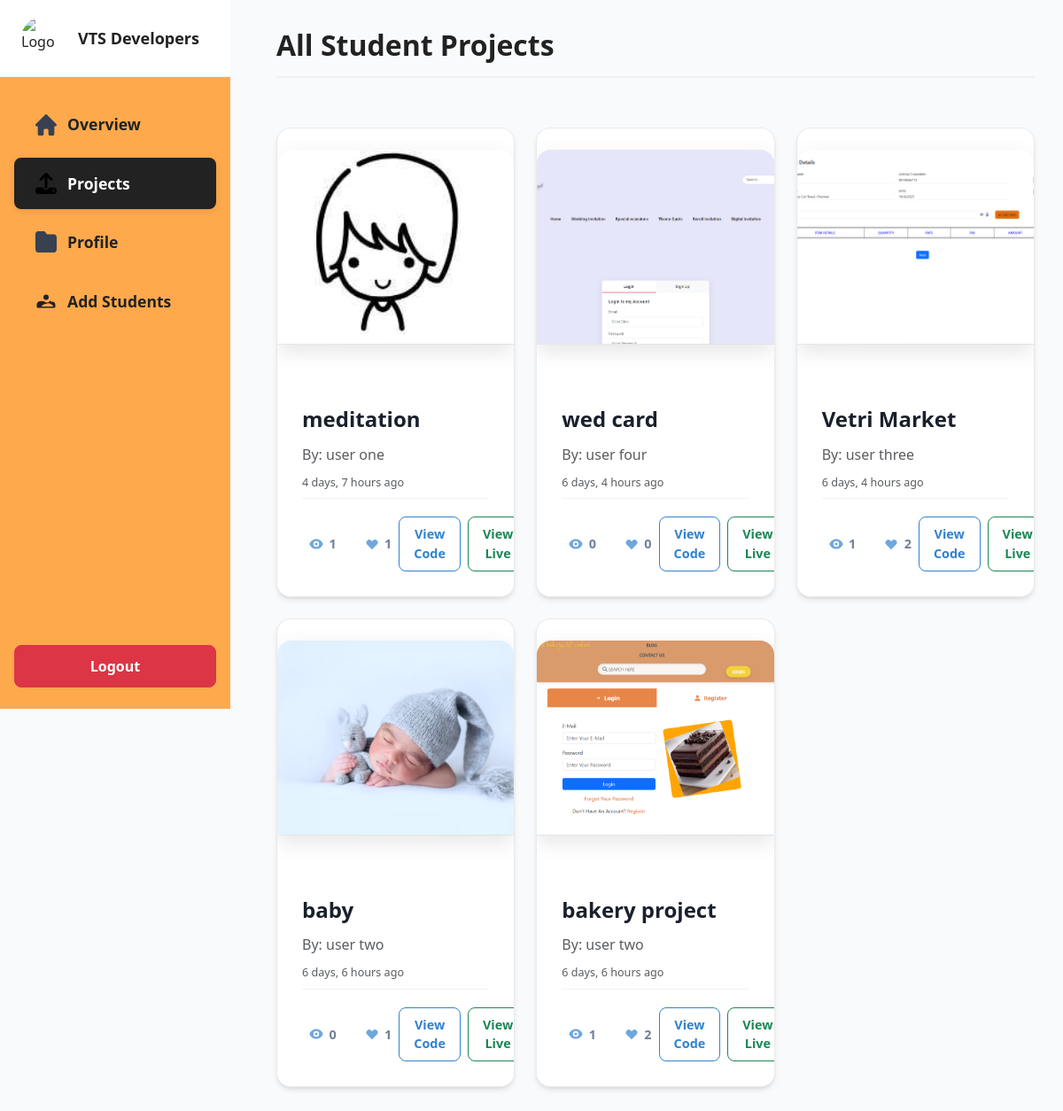
Page /accounts/admin-projects/ (signed in) on the earlier database version.
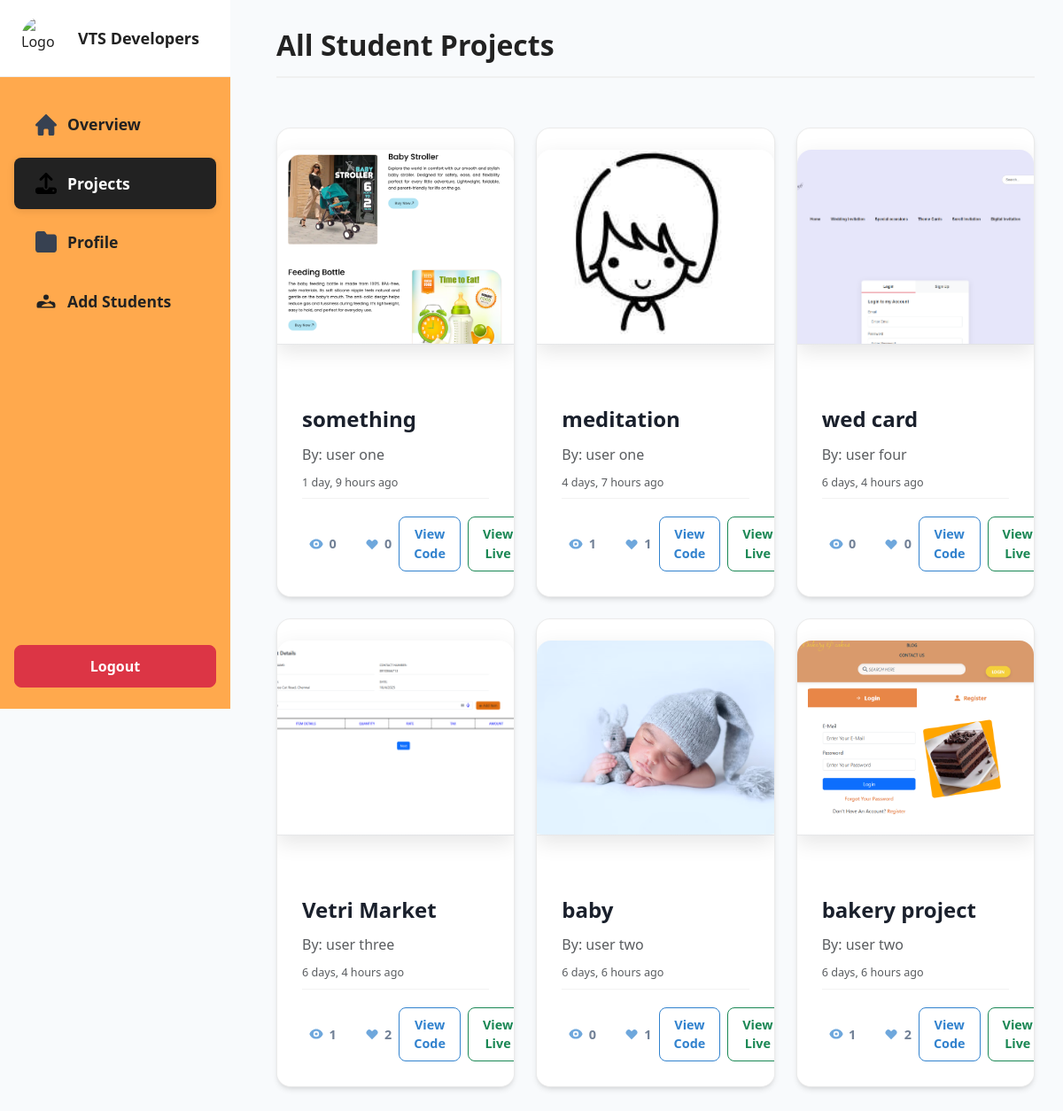
Same page on the later database version.
### accounts/models.py (models this page shows, shortened)
class Project(models.Model):
    student = models.ForeignKey(StudentProfile, on_delete=models.CASCADE, related_name='projects')
    title = models.CharField(max_length=200)
    description = models.TextField(blank=True)
    created_at = models.DateTimeField(auto_now_add=True)
    allow_downloads = models.BooleanField(default=False)
    category = models.CharField(default='Other', max_length=100)
    output_link = models.URLField(blank=True)
    project_link = models.URLField(blank=True)
    tags = models.CharField(blank=True, max_length=200)
    visibility = models.CharField(choices=[('Public', 'Public'), ('Private', 'Private')], default='Public', max_length=20)
    screenshot = models.ImageField(upload_to='project_screenshots/', null=True, blank=True)

class StudentProfile(models.Model):
    user = models.OneToOneField(User, on_delete=models.CASCADE, related_name='student_profile')
    student_name = models.CharField(max_length=150)
    student_contact = models.CharField(max_length=30)
    student_email = models.EmailField()
    student_address = models.TextField()
    course_joined_date = models.DateField()
    course_details = models.TextField()
    image = models.ImageField(upload_to='student_images/', blank=True, null=True)
    bio = models.TextField(blank=True, null=True)

### accounts/admin_views.py (the view)
# urls.py: path('admin-projects/', admin_projects, name='admin_projects'),
@admin_required
def admin_projects(request):
    projects = Project.objects.all().order_by('-created_at')
    return render(request, 'accounts/admin_projects.html', {
        'projects': projects
    })

### accounts/admin_views.py (called while the page is built)
def admin_required(view_func):
    decorated_view_func = user_passes_test(lambda u: u.is_superuser)(view_func)
    return decorated_view_func

### accounts/context_processors.py (called while the page is built, shortened)
def notifications_processor(request):
    unread_count = 0
    return {'unread_notifications_count': unread_count}

### templates/accounts/admin_projects.html (shortened to what this page needs)
{% extends 'base.html' %}
{% load static %}
{% block content %}
<link rel="stylesheet" href="{% static 'accounts/admin_sidebar.css' %}">
<link rel="stylesheet" href="{% static 'accounts/projects.css' %}">
<link rel="stylesheet" href="{% static 'accounts/project-cards.css' %}">
<div class="admin-sidebar" id="adminSidebar">
    <div class="logo-row">
        <img src="{% static 'accounts/vtslogo.jpg' %}" alt="Logo">
        <span>VTS Developers</span>
    </div>
    <nav class="nav flex-column">
        <a class="nav-link" href="{% url 'admin_home' %}">
            <span class="overview-label">Overview</span>
        </a>
        <a class="nav-link active" href="{% url 'admin_projects' %}">
            <span class="projects-label">Projects</span>
        </a>
        <a class="nav-link" href="{% url 'admin_profiles' %}">
            <span class="profile-label">Profile</span>
        </a>
        <a class="nav-link" href="#" id="addStudentBtn">
            Add Students
        </a>
    </nav>
    <form method="post" action="/accounts/logout/" class="logout-form">
        <button type="submit" class="btn btn-danger w-100 btn-logout">Logout</button>
    </form>
</div>
<div class="admin-main-content">
    <h2>All Student Projects</h2>
    <div class="row g-4 mt-3">
        {% for project in projects %}
    <div class="col-12 col-md-6 col-lg-4">
            <div class="project-card">
                <div class="project-screenshot-container">
                    {% if project.screenshot %}
                    <a href="{{ project.output_link }}" target="_blank" class="screenshot-link">
                        <img src="{{ project.screenshot.url }}" alt="Screenshot" class="project-screenshot">
                    </a>
                    {% else %}
                    <div class="no-screenshot">No Screenshot</div>
                    {% endif %}
                </div>
                <div class="project-info mt-3 project-content">
                    <h5 class="card-title">{{ project.title }}</h5>
                    <p class="student-name text-muted mb-2">By: {{ project.student.student_name }}</p>
                    <p class="text-muted mb-2 date"><small>{{ project.created_at|timesince }} ago</small></p>
                    <div class="card-footer">
                        <div class="stats">
                            <div class="stat-item">
                                <svg xmlns="http://www.w3.org/2000/svg" viewBox="0 0 20 20" fill="currentColor">
                                    <path d="M10 12a2 2 0 100-4 2 2 0 000 4z" />
                                    <path fill-rule="evenodd" d="M.458 10C1.732 5.943 5.522 3 10 3s8.268 2.943 9.542 7c-1.274 4.057-5.064 7-9.542 7S1.732 14.057.458 10zM14 10a4 4 0 11-8 0 4 4 0 018 0z" clip-rule="evenodd" />
                                </svg>
                                <span>{{ project.views.count }}</span>
                            </div>
                            <div class="stat-item">
                                <svg xmlns="http://www.w3.org/2000/svg" viewBox="0 0 20 20" fill="currentColor">
                                    <path d="M3.172 5.172a4 4 0 015.656 0L10 6.343l1.172-1.171a4 4 0 115.656 5.656L10 17.657l-6.828-6.829a4 4 0 010-5.656z" />
                                </svg>
                                <span>{{ project.likes.count }}</span>
                            </div>
                        </div>
                        <div class="d-flex gap-2 mt-auto actions">
                            {% if project.project_link %}
                            <a href="{{ project.project_link }}" target="_blank" class="btn btn-outline-primary btn-sm btn-view">View Code</a>
                            {% endif %}
                            {% if project.output_link %}
                            <a href="{{ project.output_link }}" target="_blank" class="btn btn-outline-success btn-sm btn-view">View Live</a>
                            {% endif %}
                        </div>
                    </div>
                </div>
            </div>
        </div>
        {% endfor %}
    </div>
</div>
{% endblock %}

Differences in the rows shown:
added Project: screenshot (picture), title "something", student.student_name "user one", created_at "1 day, 9 hours", views.count "0", likes.count "0"
